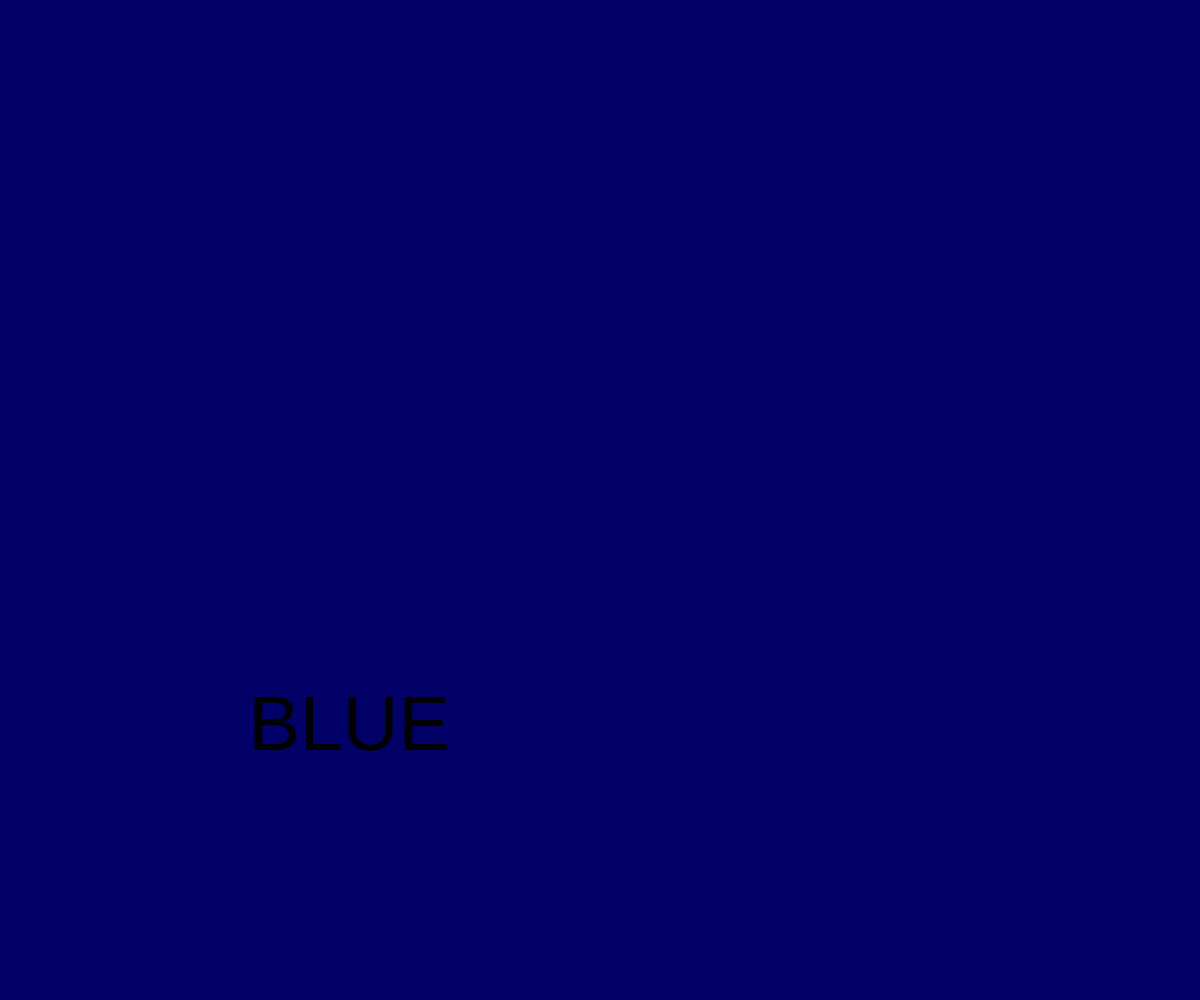
Frame 1 (no input)
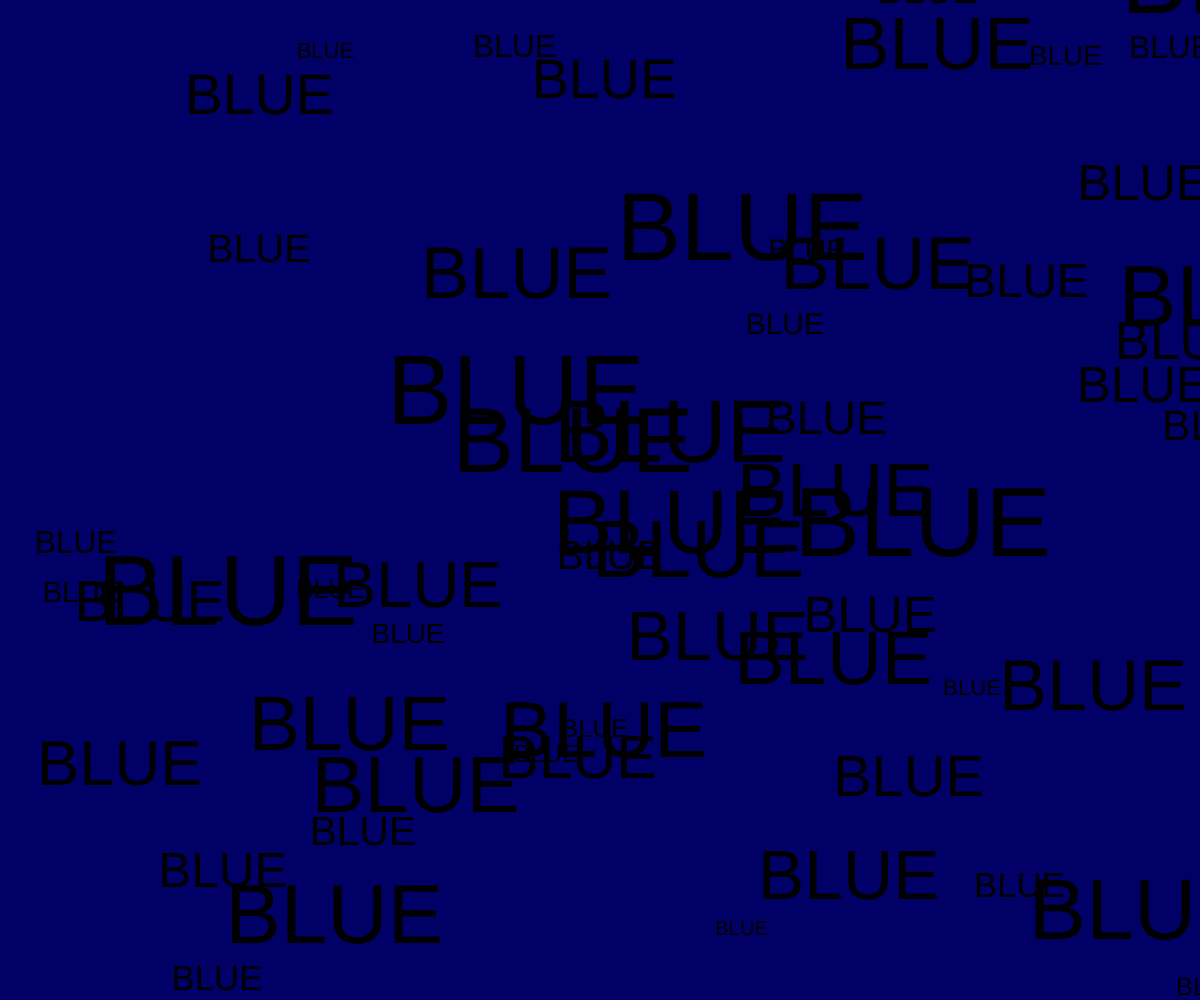
Frame 60 (no input)
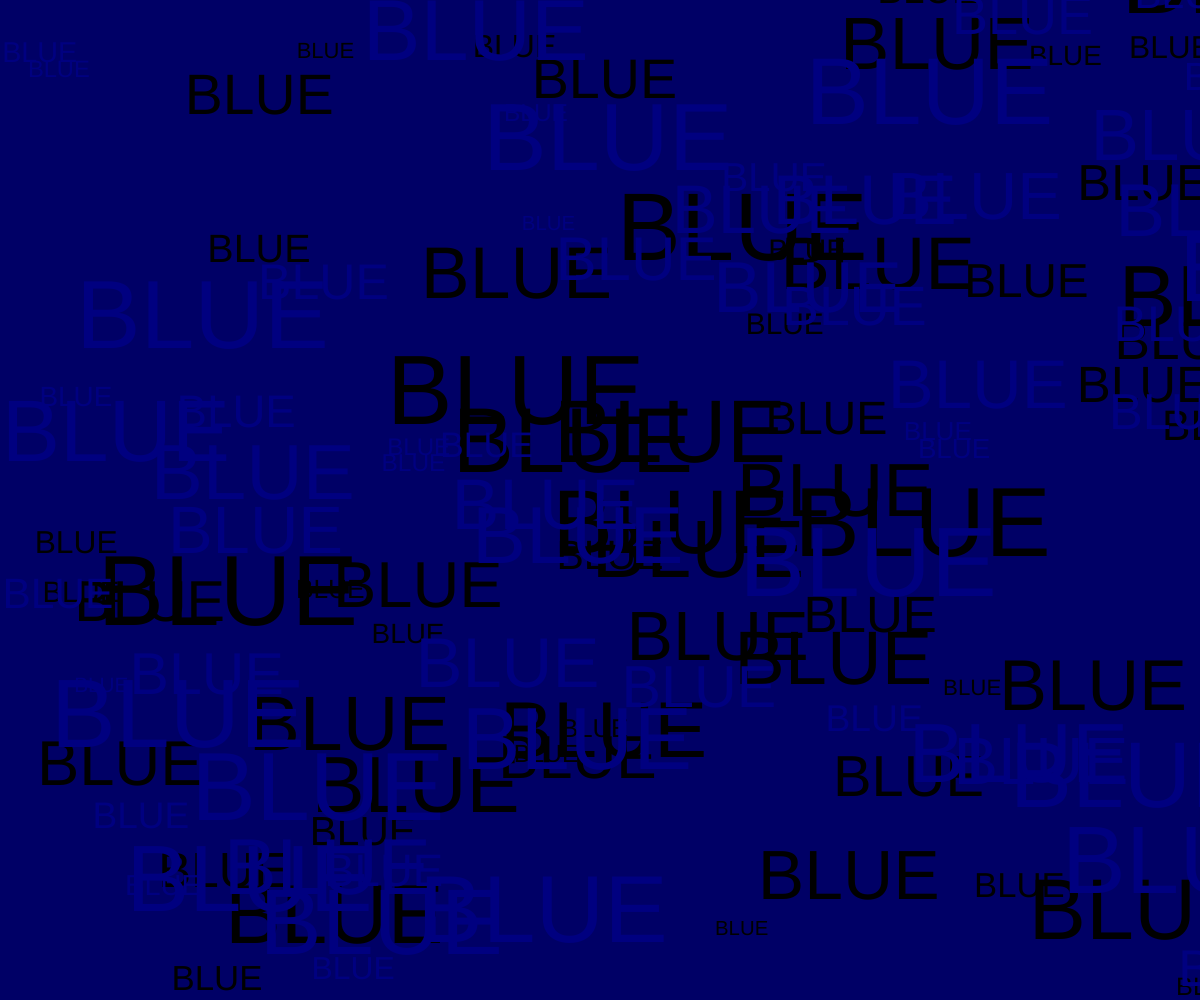
Frame 120 (the mouse pressed at the canvas centre since frame 60)

The p5.js sketch that drew these frames (run headless with seeded random() and noise() and a simulated clock; from frame 60 on, the mouse is pressed at the canvas centre):

// p5.js sketch
// ── sketch.js
function setup() {
    createCanvas(innerWidth,innerHeight)
    background(0,0,102)
    rectMode(CENTER)

}

function draw() {
    // Map the red value based on the mouse's X position
    let blue = map(mouseX, 0, width, 0, 255);
    fill(0, 0, blue);
  
    // Set the stroke color based on the mouse position
    // stroke(0, 0, 255);
    // stokeWeight(2);
  
    // Create random rectangles at the mouse position
    // rect(mouseX, mouseY, random(10, 50), random(10, 50));
  
    // Set the text size for the "Blue" text
    let textSizeValue = random(20, 100);
    textSize(textSizeValue);

    text("BLUE", random(width), random(height));
  }



// an event listener that "listens" for when the page is resized.
function windowResized() {
    resizeCanvas(innerWidth, innerHeight);
    background(0,22,30)
}
// ── style.css
/* html {
    cursor: none;
} */
h1 {
    color: white;
    text-align: center;
    margin: 0;
    height: 100vh;
    display: flex;
    justify-content: center;
    align-items: center;
  }

canvas {
    position: fixed;
    top: 0;
    z-index: -1;
    width: 100%;
    object-fit: cover;
    object-position: center;
}
